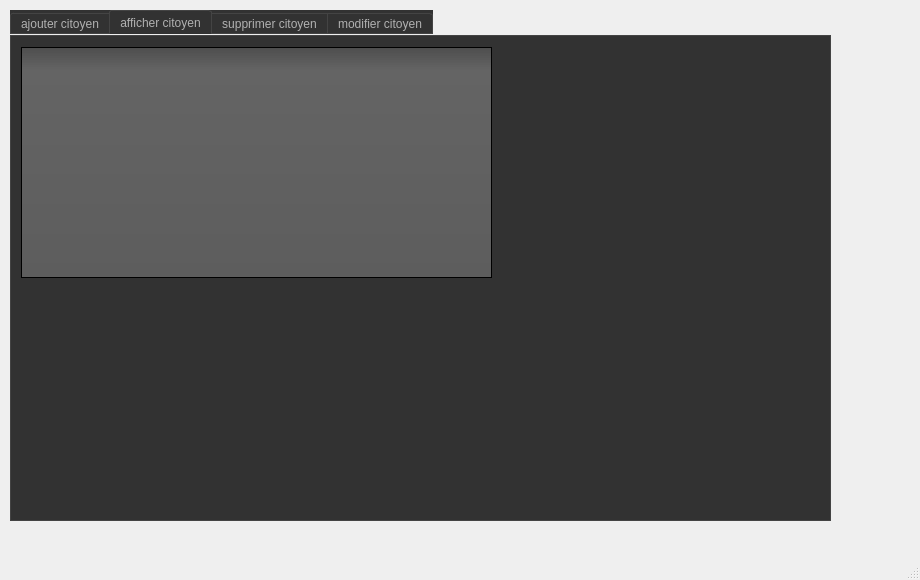
<?xml version="1.0" encoding="UTF-8"?>
<ui version="4.0">
 <class>MainWindow</class>
 <widget class="QMainWindow" name="MainWindow">
  <property name="geometry">
   <rect>
    <x>0</x>
    <y>0</y>
    <width>920</width>
    <height>580</height>
   </rect>
  </property>
  <property name="windowTitle">
   <string>Gestion des Clients</string>
  </property>
  <widget class="QWidget" name="centralWidget">
   <widget class="QTabWidget" name="le_numero_sup_">
    <property name="geometry">
     <rect>
      <x>10</x>
      <y>10</y>
      <width>821</width>
      <height>511</height>
     </rect>
    </property>
    <property name="styleSheet">
     <string notr="true">

QWidget
{
    color: #b1b1b1;
    background-color: #323232;
}

QWidget:item:hover
{
    background-color: QLinearGradient( x1: 0, y1: 0, x2: 0, y2: 1, stop: 0 #ffa02f, stop: 1 #ca0619);
    color: #000000;
}

QWidget:item:selected
{
    background-color: QLinearGradient( x1: 0, y1: 0, x2: 0, y2: 1, stop: 0 #ffa02f, stop: 1 #d7801a);
}

QMenuBar::item
{
    background: transparent;
}

QMenuBar::item:selected
{
    background: transparent;
    border: 1px solid #ffaa00;
}

QMenuBar::item:pressed
{
    background: #444;
    border: 1px solid #000;
    background-color: QLinearGradient(
        x1:0, y1:0,
        x2:0, y2:1,
        stop:1 #212121,
        stop:0.4 #343434/*,
        stop:0.2 #343434,
        stop:0.1 #ffaa00*/
    );
    margin-bottom:-1px;
    padding-bottom:1px;
}

QMenu
{
    border: 1px solid #000;
}

QMenu::item
{
    padding: 2px 20px 2px 20px;
}

QMenu::item:selected
{
    color: #000000;
}

QWidget:disabled
{
    color: #404040;
    background-color: #323232;
}

QAbstractItemView
{
    background-color: QLinearGradient( x1: 0, y1: 0, x2: 0, y2: 1, stop: 0 #4d4d4d, stop: 0.1 #646464, stop: 1 #5d5d5d);
}

QWidget:focus
{
    /*border: 2px solid QLinearGradient( x1: 0, y1: 0, x2: 0, y2: 1, stop: 0 #ffa02f, stop: 1 #d7801a);*/
}

QLineEdit
{
    background-color: QLinearGradient( x1: 0, y1: 0, x2: 0, y2: 1, stop: 0 #4d4d4d, stop: 0 #646464, stop: 1 #5d5d5d);
    padding: 1px;
    border-style: solid;
    border: 1px solid #1e1e1e;
    border-radius: 5;
}

QPushButton
{
    color: #b1b1b1;
    background-color: QLinearGradient( x1: 0, y1: 0, x2: 0, y2: 1, stop: 0 #565656, stop: 0.1 #525252, stop: 0.5 #4e4e4e, stop: 0.9 #4a4a4a, stop: 1 #464646);
    border-width: 1px;
    border-color: #1e1e1e;
    border-style: solid;
    border-radius: 6;
    padding: 3px;
    font-size: 12px;
    padding-left: 5px;
    padding-right: 5px;
}

QPushButton:pressed
{
    background-color: QLinearGradient( x1: 0, y1: 0, x2: 0, y2: 1, stop: 0 #2d2d2d, stop: 0.1 #2b2b2b, stop: 0.5 #292929, stop: 0.9 #282828, stop: 1 #252525);
}

QComboBox
{
    selection-background-color: #ffaa00;
    background-color: QLinearGradient( x1: 0, y1: 0, x2: 0, y2: 1, stop: 0 #565656, stop: 0.1 #525252, stop: 0.5 #4e4e4e, stop: 0.9 #4a4a4a, stop: 1 #464646);
    border-style: solid;
    border: 1px solid #1e1e1e;
    border-radius: 5;
}

QComboBox:hover,QPushButton:hover
{
    border: 2px solid QLinearGradient( x1: 0, y1: 0, x2: 0, y2: 1, stop: 0 #ffa02f, stop: 1 #d7801a);
}


QComboBox:on
{
    padding-top: 3px;
    padding-left: 4px;
    background-color: QLinearGradient( x1: 0, y1: 0, x2: 0, y2: 1, stop: 0 #2d2d2d, stop: 0.1 #2b2b2b, stop: 0.5 #292929, stop: 0.9 #282828, stop: 1 #252525);
    selection-background-color: #ffaa00;
}

QComboBox QAbstractItemView
{
    border: 2px solid darkgray;
    selection-background-color: QLinearGradient( x1: 0, y1: 0, x2: 0, y2: 1, stop: 0 #ffa02f, stop: 1 #d7801a);
}

QComboBox::drop-down
{
     subcontrol-origin: padding;
     subcontrol-position: top right;
     width: 15px;

     border-left-width: 0px;
     border-left-color: darkgray;
     border-left-style: solid; /* just a single line */
     border-top-right-radius: 3px; /* same radius as the QComboBox */
     border-bottom-right-radius: 3px;
 }

QComboBox::down-arrow
{
     image: url(:/down_arrow.png);
}

QGroupBox:focus
{
border: 2px solid QLinearGradient( x1: 0, y1: 0, x2: 0, y2: 1, stop: 0 #ffa02f, stop: 1 #d7801a);
}

QTextEdit:focus
{
    border: 2px solid QLinearGradient( x1: 0, y1: 0, x2: 0, y2: 1, stop: 0 #ffa02f, stop: 1 #d7801a);
}

QScrollBar:horizontal {
     border: 1px solid #222222;
     background: QLinearGradient( x1: 0, y1: 0, x2: 0, y2: 1, stop: 0.0 #121212, stop: 0.2 #282828, stop: 1 #484848);
     height: 7px;
     margin: 0px 16px 0 16px;
}

QScrollBar::handle:horizontal
{
      background: QLinearGradient( x1: 0, y1: 0, x2: 1, y2: 0, stop: 0 #ffa02f, stop: 0.5 #d7801a, stop: 1 #ffa02f);
      min-height: 20px;
      border-radius: 2px;
}

QScrollBar::add-line:horizontal {
      border: 1px solid #1b1b19;
      border-radius: 2px;
      background: QLinearGradient( x1: 0, y1: 0, x2: 1, y2: 0, stop: 0 #ffa02f, stop: 1 #d7801a);
      width: 14px;
      subcontrol-position: right;
      subcontrol-origin: margin;
}

QScrollBar::sub-line:horizontal {
      border: 1px solid #1b1b19;
      border-radius: 2px;
      background: QLinearGradient( x1: 0, y1: 0, x2: 1, y2: 0, stop: 0 #ffa02f, stop: 1 #d7801a);
      width: 14px;
     subcontrol-position: left;
     subcontrol-origin: margin;
}

QScrollBar::right-arrow:horizontal, QScrollBar::left-arrow:horizontal
{
      border: 1px solid black;
      width: 1px;
      height: 1px;
      background: white;
}

QScrollBar::add-page:horizontal, QScrollBar::sub-page:horizontal
{
      background: none;
}

QScrollBar:vertical
{
      background: QLinearGradient( x1: 0, y1: 0, x2: 1, y2: 0, stop: 0.0 #121212, stop: 0.2 #282828, stop: 1 #484848);
      width: 7px;
      margin: 16px 0 16px 0;
      border: 1px solid #222222;
}

QScrollBar::handle:vertical
{
      background: QLinearGradient( x1: 0, y1: 0, x2: 0, y2: 1, stop: 0 #ffa02f, stop: 0.5 #d7801a, stop: 1 #ffa02f);
      min-height: 20px;
      border-radius: 2px;
}

QScrollBar::add-line:vertical
{
      border: 1px solid #1b1b19;
      border-radius: 2px;
      background: QLinearGradient( x1: 0, y1: 0, x2: 0, y2: 1, stop: 0 #ffa02f, stop: 1 #d7801a);
      height: 14px;
      subcontrol-position: bottom;
      subcontrol-origin: margin;
}

QScrollBar::sub-line:vertical
{
      border: 1px solid #1b1b19;
      border-radius: 2px;
      background: QLinearGradient( x1: 0, y1: 0, x2: 0, y2: 1, stop: 0 #d7801a, stop: 1 #ffa02f);
      height: 14px;
      subcontrol-position: top;
      subcontrol-origin: margin;
}

QScrollBar::up-arrow:vertical, QScrollBar::down-arrow:vertical
{
      border: 1px solid black;
      width: 1px;
      height: 1px;
      background: white;
}


QScrollBar::add-page:vertical, QScrollBar::sub-page:vertical
{
      background: none;
}

QTextEdit
{
    background-color: #242424;
}

QPlainTextEdit
{
    background-color: #242424;
}

QHeaderView::section
{
    background-color: QLinearGradient(x1:0, y1:0, x2:0, y2:1, stop:0 #616161, stop: 0.5 #505050, stop: 0.6 #434343, stop:1 #656565);
    color: white;
    padding-left: 4px;
    border: 1px solid #6c6c6c;
}

QCheckBox:disabled
{
color: #414141;
}

QDockWidget::title
{
    text-align: center;
    spacing: 3px; /* spacing between items in the tool bar */
    background-color: QLinearGradient(x1:0, y1:0, x2:0, y2:1, stop:0 #323232, stop: 0.5 #242424, stop:1 #323232);
}

QDockWidget::close-button, QDockWidget::float-button
{
    text-align: center;
    spacing: 1px; /* spacing between items in the tool bar */
    background-color: QLinearGradient(x1:0, y1:0, x2:0, y2:1, stop:0 #323232, stop: 0.5 #242424, stop:1 #323232);
}

QDockWidget::close-button:hover, QDockWidget::float-button:hover
{
    background: #242424;
}

QDockWidget::close-button:pressed, QDockWidget::float-button:pressed
{
    padding: 1px -1px -1px 1px;
}

QMainWindow::separator
{
    background-color: QLinearGradient(x1:0, y1:0, x2:0, y2:1, stop:0 #161616, stop: 0.5 #151515, stop: 0.6 #212121, stop:1 #343434);
    color: white;
    padding-left: 4px;
    border: 1px solid #4c4c4c;
    spacing: 3px; /* spacing between items in the tool bar */
}

QMainWindow::separator:hover
{

    background-color: QLinearGradient(x1:0, y1:0, x2:0, y2:1, stop:0 #d7801a, stop:0.5 #b56c17 stop:1 #ffa02f);
    color: white;
    padding-left: 4px;
    border: 1px solid #6c6c6c;
    spacing: 3px; /* spacing between items in the tool bar */
}

QToolBar::handle
{
     spacing: 3px; /* spacing between items in the tool bar */
     background: url(:/images/handle.png);
}

QMenu::separator
{
    height: 2px;
    background-color: QLinearGradient(x1:0, y1:0, x2:0, y2:1, stop:0 #161616, stop: 0.5 #151515, stop: 0.6 #212121, stop:1 #343434);
    color: white;
    padding-left: 4px;
    margin-left: 10px;
    margin-right: 5px;
}

QProgressBar
{
    border: 2px solid grey;
    border-radius: 5px;
    text-align: center;
}

QProgressBar::chunk
{
    background-color: #d7801a;
    width: 2.15px;
    margin: 0.5px;
}

QTabBar::tab {
    color: #b1b1b1;
    border: 1px solid #444;
    border-bottom-style: none;
    background-color: #323232;
    padding-left: 10px;
    padding-right: 10px;
    padding-top: 3px;
    padding-bottom: 2px;
    margin-right: -1px;
}

QTabWidget::pane {
    border: 1px solid #444;
    top: 1px;
}

QTabBar::tab:last
{
    margin-right: 0; /* the last selected tab has nothing to overlap with on the right */
    border-top-right-radius: 3px;
}

QTabBar::tab:first:!selected
{
 margin-left: 0px; /* the last selected tab has nothing to overlap with on the right */


    border-top-left-radius: 3px;
}

QTabBar::tab:!selected
{
    color: #b1b1b1;
    border-bottom-style: solid;
    margin-top: 3px;
    background-color: QLinearGradient(x1:0, y1:0, x2:0, y2:1, stop:1 #212121, stop:.4 #343434);
}

QTabBar::tab:selected
{
    border-top-left-radius: 3px;
    border-top-right-radius: 3px;
    margin-bottom: 0px;
}

QTabBar::tab:!selected:hover
{
    /*border-top: 2px solid #ffaa00;
    padding-bottom: 3px;*/
    border-top-left-radius: 3px;
    border-top-right-radius: 3px;
    background-color: QLinearGradient(x1:0, y1:0, x2:0, y2:1, stop:1 #212121, stop:0.4 #343434, stop:0.2 #343434, stop:0.1 #ffaa00);
}

QRadioButton::indicator:checked, QRadioButton::indicator:unchecked{
    color: #b1b1b1;
    background-color: #323232;
    border: 1px solid #b1b1b1;
    border-radius: 6px;
}

QRadioButton::indicator:checked
{
    background-color: qradialgradient(
        cx: 0.5, cy: 0.5,
        fx: 0.5, fy: 0.5,
        radius: 1.0,
        stop: 0.25 #ffaa00,
        stop: 0.3 #323232
    );
}

QCheckBox::indicator{
    color: #b1b1b1;
    background-color: #323232;
    border: 1px solid #b1b1b1;
    width: 9px;
    height: 9px;
}

QRadioButton::indicator
{
    border-radius: 6px;
}

QRadioButton::indicator:hover, QCheckBox::indicator:hover
{
    border: 1px solid #ffaa00;
}

QCheckBox::indicator:checked
{
    image:url(:/images/checkbox.png);
}

QCheckBox::indicator:disabled, QRadioButton::indicator:disabled
{
    border: 1px solid #444;
}
</string>
    </property>
    <property name="currentIndex">
     <number>1</number>
    </property>
    <widget class="QWidget" name="tab">
     <attribute name="title">
      <string>ajouter citoyen</string>
     </attribute>
     <widget class="QGroupBox" name="groupBox">
      <property name="geometry">
       <rect>
        <x>10</x>
        <y>10</y>
        <width>451</width>
        <height>221</height>
       </rect>
      </property>
      <property name="styleSheet">
       <string notr="true">

QWidget
{
    color: #b1b1b1;
    background-color: #323232;
}

QWidget:item:hover
{
    background-color: QLinearGradient( x1: 0, y1: 0, x2: 0, y2: 1, stop: 0 #ffa02f, stop: 1 #ca0619);
    color: #000000;
}

QWidget:item:selected
{
    background-color: QLinearGradient( x1: 0, y1: 0, x2: 0, y2: 1, stop: 0 #ffa02f, stop: 1 #d7801a);
}

QMenuBar::item
{
    background: transparent;
}

QMenuBar::item:selected
{
    background: transparent;
    border: 1px solid #ffaa00;
}

QMenuBar::item:pressed
{
    background: #444;
    border: 1px solid #000;
    background-color: QLinearGradient(
        x1:0, y1:0,
        x2:0, y2:1,
        stop:1 #212121,
        stop:0.4 #343434/*,
        stop:0.2 #343434,
        stop:0.1 #ffaa00*/
    );
    margin-bottom:-1px;
    padding-bottom:1px;
}

QMenu
{
    border: 1px solid #000;
}

QMenu::item
{
    padding: 2px 20px 2px 20px;
}

QMenu::item:selected
{
    color: #000000;
}

QWidget:disabled
{
    color: #404040;
    background-color: #323232;
}

QAbstractItemView
{
    background-color: QLinearGradient( x1: 0, y1: 0, x2: 0, y2: 1, stop: 0 #4d4d4d, stop: 0.1 #646464, stop: 1 #5d5d5d);
}

QWidget:focus
{
    /*border: 2px solid QLinearGradient( x1: 0, y1: 0, x2: 0, y2: 1, stop: 0 #ffa02f, stop: 1 #d7801a);*/
}

QLineEdit
{
    background-color: QLinearGradient( x1: 0, y1: 0, x2: 0, y2: 1, stop: 0 #4d4d4d, stop: 0 #646464, stop: 1 #5d5d5d);
    padding: 1px;
    border-style: solid;
    border: 1px solid #1e1e1e;
    border-radius: 5;
}

QPushButton
{
    color: #b1b1b1;
    background-color: QLinearGradient( x1: 0, y1: 0, x2: 0, y2: 1, stop: 0 #565656, stop: 0.1 #525252, stop: 0.5 #4e4e4e, stop: 0.9 #4a4a4a, stop: 1 #464646);
    border-width: 1px;
    border-color: #1e1e1e;
    border-style: solid;
    border-radius: 6;
    padding: 3px;
    font-size: 12px;
    padding-left: 5px;
    padding-right: 5px;
}

QPushButton:pressed
{
    background-color: QLinearGradient( x1: 0, y1: 0, x2: 0, y2: 1, stop: 0 #2d2d2d, stop: 0.1 #2b2b2b, stop: 0.5 #292929, stop: 0.9 #282828, stop: 1 #252525);
}

QComboBox
{
    selection-background-color: #ffaa00;
    background-color: QLinearGradient( x1: 0, y1: 0, x2: 0, y2: 1, stop: 0 #565656, stop: 0.1 #525252, stop: 0.5 #4e4e4e, stop: 0.9 #4a4a4a, stop: 1 #464646);
    border-style: solid;
    border: 1px solid #1e1e1e;
    border-radius: 5;
}

QComboBox:hover,QPushButton:hover
{
    border: 2px solid QLinearGradient( x1: 0, y1: 0, x2: 0, y2: 1, stop: 0 #ffa02f, stop: 1 #d7801a);
}


QComboBox:on
{
    padding-top: 3px;
    padding-left: 4px;
    background-color: QLinearGradient( x1: 0, y1: 0, x2: 0, y2: 1, stop: 0 #2d2d2d, stop: 0.1 #2b2b2b, stop: 0.5 #292929, stop: 0.9 #282828, stop: 1 #252525);
    selection-background-color: #ffaa00;
}

QComboBox QAbstractItemView
{
    border: 2px solid darkgray;
    selection-background-color: QLinearGradient( x1: 0, y1: 0, x2: 0, y2: 1, stop: 0 #ffa02f, stop: 1 #d7801a);
}

QComboBox::drop-down
{
     subcontrol-origin: padding;
     subcontrol-position: top right;
     width: 15px;

     border-left-width: 0px;
     border-left-color: darkgray;
     border-left-style: solid; /* just a single line */
     border-top-right-radius: 3px; /* same radius as the QComboBox */
     border-bottom-right-radius: 3px;
 }

QComboBox::down-arrow
{
     image: url(:/down_arrow.png);
}

QGroupBox:focus
{
border: 2px solid QLinearGradient( x1: 0, y1: 0, x2: 0, y2: 1, stop: 0 #ffa02f, stop: 1 #d7801a);
}

QTextEdit:focus
{
    border: 2px solid QLinearGradient( x1: 0, y1: 0, x2: 0, y2: 1, stop: 0 #ffa02f, stop: 1 #d7801a);
}

QScrollBar:horizontal {
     border: 1px solid #222222;
     background: QLinearGradient( x1: 0, y1: 0, x2: 0, y2: 1, stop: 0.0 #121212, stop: 0.2 #282828, stop: 1 #484848);
     height: 7px;
     margin: 0px 16px 0 16px;
}

QScrollBar::handle:horizontal
{
      background: QLinearGradient( x1: 0, y1: 0, x2: 1, y2: 0, stop: 0 #ffa02f, stop: 0.5 #d7801a, stop: 1 #ffa02f);
      min-height: 20px;
      border-radius: 2px;
}

QScrollBar::add-line:horizontal {
      border: 1px solid #1b1b19;
      border-radius: 2px;
      background: QLinearGradient( x1: 0, y1: 0, x2: 1, y2: 0, stop: 0 #ffa02f, stop: 1 #d7801a);
      width: 14px;
      subcontrol-position: right;
      subcontrol-origin: margin;
}

QScrollBar::sub-line:horizontal {
      border: 1px solid #1b1b19;
      border-radius: 2px;
      background: QLinearGradient( x1: 0, y1: 0, x2: 1, y2: 0, stop: 0 #ffa02f, stop: 1 #d7801a);
      width: 14px;
     subcontrol-position: left;
     subcontrol-origin: margin;
}

QScrollBar::right-arrow:horizontal, QScrollBar::left-arrow:horizontal
{
      border: 1px solid black;
      width: 1px;
      height: 1px;
      background: white;
}

QScrollBar::add-page:horizontal, QScrollBar::sub-page:horizontal
{
      background: none;
}

QScrollBar:vertical
{
      background: QLinearGradient( x1: 0, y1: 0, x2: 1, y2: 0, stop: 0.0 #121212, stop: 0.2 #282828, stop: 1 #484848);
      width: 7px;
      margin: 16px 0 16px 0;
      border: 1px solid #222222;
}

QScrollBar::handle:vertical
{
      background: QLinearGradient( x1: 0, y1: 0, x2: 0, y2: 1, stop: 0 #ffa02f, stop: 0.5 #d7801a, stop: 1 #ffa02f);
      min-height: 20px;
      border-radius: 2px;
}

QScrollBar::add-line:vertical
{
      border: 1px solid #1b1b19;
      border-radius: 2px;
      background: QLinearGradient( x1: 0, y1: 0, x2: 0, y2: 1, stop: 0 #ffa02f, stop: 1 #d7801a);
      height: 14px;
      subcontrol-position: bottom;
      subcontrol-origin: margin;
}

QScrollBar::sub-line:vertical
{
      border: 1px solid #1b1b19;
      border-radius: 2px;
      background: QLinearGradient( x1: 0, y1: 0, x2: 0, y2: 1, stop: 0 #d7801a, stop: 1 #ffa02f);
      height: 14px;
      subcontrol-position: top;
      subcontrol-origin: margin;
}

QScrollBar::up-arrow:vertical, QScrollBar::down-arrow:vertical
{
      border: 1px solid black;
      width: 1px;
      height: 1px;
      background: white;
}


QScrollBar::add-page:vertical, QScrollBar::sub-page:vertical
{
      background: none;
}

QTextEdit
{
    background-color: #242424;
}

QPlainTextEdit
{
    background-color: #242424;
}

QHeaderView::section
{
    background-color: QLinearGradient(x1:0, y1:0, x2:0, y2:1, stop:0 #616161, stop: 0.5 #505050, stop: 0.6 #434343, stop:1 #656565);
    color: white;
    padding-left: 4px;
    border: 1px solid #6c6c6c;
}

QCheckBox:disabled
{
color: #414141;
}

QDockWidget::title
{
    text-align: center;
    spacing: 3px; /* spacing between items in the tool bar */
    background-color: QLinearGradient(x1:0, y1:0, x2:0, y2:1, stop:0 #323232, stop: 0.5 #242424, stop:1 #323232);
}

QDockWidget::close-button, QDockWidget::float-button
{
    text-align: center;
    spacing: 1px; /* spacing between items in the tool bar */
    background-color: QLinearGradient(x1:0, y1:0, x2:0, y2:1, stop:0 #323232, stop: 0.5 #242424, stop:1 #323232);
}

QDockWidget::close-button:hover, QDockWidget::float-button:hover
{
    background: #242424;
}

QDockWidget::close-button:pressed, QDockWidget::float-button:pressed
{
    padding: 1px -1px -1px 1px;
}

QMainWindow::separator
{
    background-color: QLinearGradient(x1:0, y1:0, x2:0, y2:1, stop:0 #161616, stop: 0.5 #151515, stop: 0.6 #212121, stop:1 #343434);
    color: white;
    padding-left: 4px;
    border: 1px solid #4c4c4c;
    spacing: 3px; /* spacing between items in the tool bar */
}

QMainWindow::separator:hover
{

    background-color: QLinearGradient(x1:0, y1:0, x2:0, y2:1, stop:0 #d7801a, stop:0.5 #b56c17 stop:1 #ffa02f);
    color: white;
    padding-left: 4px;
    border: 1px solid #6c6c6c;
    spacing: 3px; /* spacing between items in the tool bar */
}

QToolBar::handle
{
     spacing: 3px; /* spacing between items in the tool bar */
     background: url(:/images/handle.png);
}

QMenu::separator
{
    height: 2px;
    background-color: QLinearGradient(x1:0, y1:0, x2:0, y2:1, stop:0 #161616, stop: 0.5 #151515, stop: 0.6 #212121, stop:1 #343434);
    color: white;
    padding-left: 4px;
    margin-left: 10px;
    margin-right: 5px;
}

QProgressBar
{
    border: 2px solid grey;
    border-radius: 5px;
    text-align: center;
}

QProgressBar::chunk
{
    background-color: #d7801a;
    width: 2.15px;
    margin: 0.5px;
}

QTabBar::tab {
    color: #b1b1b1;
    border: 1px solid #444;
    border-bottom-style: none;
    background-color: #323232;
    padding-left: 10px;
    padding-right: 10px;
    padding-top: 3px;
    padding-bottom: 2px;
    margin-right: -1px;
}

QTabWidget::pane {
    border: 1px solid #444;
    top: 1px;
}

QTabBar::tab:last
{
    margin-right: 0; /* the last selected tab has nothing to overlap with on the right */
    border-top-right-radius: 3px;
}

QTabBar::tab:first:!selected
{
 margin-left: 0px; /* the last selected tab has nothing to overlap with on the right */


    border-top-left-radius: 3px;
}

QTabBar::tab:!selected
{
    color: #b1b1b1;
    border-bottom-style: solid;
    margin-top: 3px;
    background-color: QLinearGradient(x1:0, y1:0, x2:0, y2:1, stop:1 #212121, stop:.4 #343434);
}

QTabBar::tab:selected
{
    border-top-left-radius: 3px;
    border-top-right-radius: 3px;
    margin-bottom: 0px;
}

QTabBar::tab:!selected:hover
{
    /*border-top: 2px solid #ffaa00;
    padding-bottom: 3px;*/
    border-top-left-radius: 3px;
    border-top-right-radius: 3px;
    background-color: QLinearGradient(x1:0, y1:0, x2:0, y2:1, stop:1 #212121, stop:0.4 #343434, stop:0.2 #343434, stop:0.1 #ffaa00);
}

QRadioButton::indicator:checked, QRadioButton::indicator:unchecked{
    color: #b1b1b1;
    background-color: #323232;
    border: 1px solid #b1b1b1;
    border-radius: 6px;
}

QRadioButton::indicator:checked
{
    background-color: qradialgradient(
        cx: 0.5, cy: 0.5,
        fx: 0.5, fy: 0.5,
        radius: 1.0,
        stop: 0.25 #ffaa00,
        stop: 0.3 #323232
    );
}

QCheckBox::indicator{
    color: #b1b1b1;
    background-color: #323232;
    border: 1px solid #b1b1b1;
    width: 9px;
    height: 9px;
}

QRadioButton::indicator
{
    border-radius: 6px;
}

QRadioButton::indicator:hover, QCheckBox::indicator:hover
{
    border: 1px solid #ffaa00;
}

QCheckBox::indicator:checked
{
    image:url(:/images/checkbox.png);
}

QCheckBox::indicator:disabled, QRadioButton::indicator:disabled
{
    border: 1px solid #444;
}
</string>
      </property>
      <property name="title">
       <string>Ajout</string>
      </property>
      <widget class="QLabel" name="label">
       <property name="geometry">
        <rect>
         <x>50</x>
         <y>50</y>
         <width>47</width>
         <height>13</height>
        </rect>
       </property>
       <property name="text">
        <string>numero</string>
       </property>
      </widget>
      <widget class="QLabel" name="label_2">
       <property name="geometry">
        <rect>
         <x>50</x>
         <y>110</y>
         <width>47</width>
         <height>13</height>
        </rect>
       </property>
       <property name="text">
        <string>nom</string>
       </property>
      </widget>
      <widget class="QLabel" name="label_3">
       <property name="geometry">
        <rect>
         <x>50</x>
         <y>170</y>
         <width>47</width>
         <height>13</height>
        </rect>
       </property>
       <property name="text">
        <string>prenom</string>
       </property>
      </widget>
      <widget class="QLineEdit" name="le_numero">
       <property name="geometry">
        <rect>
         <x>160</x>
         <y>50</y>
         <width>113</width>
         <height>20</height>
        </rect>
       </property>
      </widget>
      <widget class="QLineEdit" name="le_nom">
       <property name="geometry">
        <rect>
         <x>160</x>
         <y>110</y>
         <width>113</width>
         <height>20</height>
        </rect>
       </property>
      </widget>
      <widget class="QLineEdit" name="le_prenom">
       <property name="geometry">
        <rect>
         <x>160</x>
         <y>170</y>
         <width>113</width>
         <height>20</height>
        </rect>
       </property>
      </widget>
      <widget class="QPushButton" name="pb_ajouter">
       <property name="geometry">
        <rect>
         <x>330</x>
         <y>130</y>
         <width>62</width>
         <height>21</height>
        </rect>
       </property>
       <property name="styleSheet">
        <string notr="true">QPushButton#login_button {
font: 75 10pt &quot;Microsoft YaHei UI&quot;;
font-weight: bold;
color: rgb(255, 255, 255);
background-color: qlineargradient(spread:pad, x1:0, y1:0, x2:1, y2:0, stop:0 rgb(61, 217, 245), stop:1 rgb(240, 53, 218));
border-style: solid;
border-radius:21px;
}</string>
       </property>
       <property name="text">
        <string>Ajouter</string>
       </property>
      </widget>
     </widget>
    </widget>
    <widget class="QWidget" name="tab_2">
     <attribute name="title">
      <string>afficher citoyen</string>
     </attribute>
     <widget class="QTableView" name="tab_citoyen">
      <property name="geometry">
       <rect>
        <x>10</x>
        <y>11</y>
        <width>471</width>
        <height>231</height>
       </rect>
      </property>
      <property name="styleSheet">
       <string notr="true">background: QLinearGradient(x1: 0, y1: 0, x2: 0, y2: 1, stop: 0 #eef, stop: 1 #ccf);
QLineEdit {
padding: 1px;
border-style: solid;
border: 2px solid gray;
border-radius: 8px;
}

background: QLinearGradient(x1: 0, y1: 0, x2: 0, y2: 1, stop: 0 #eef, stop: 1 #ccf);
QPushButton {
color: white;
background-color: QLinearGradient( x1: 0, y1: 0, x2: 0, y2: 1, stop: 0 #88d, stop: 0.1 #99e, stop: 0.49 #77c, stop: 0.5 #66b, stop: 1 #77c);
border-width: 1px;
border-color: #339;
border-style: solid;
border-radius: 7;
padding: 3px;
font-size: 10px;
padding-left: 5px;
padding-right: 5px;
min-width: 50px;
max-width: 50px;
min-height: 13px;
max-height: 13px;
}
QLabel {
font-weight: bold;
font-size: 10px;
}</string>
      </property>
     </widget>
    </widget>
    <widget class="QWidget" name="tab_3">
     <attribute name="title">
      <string>supprimer citoyen</string>
     </attribute>
     <widget class="QLabel" name="label_4">
      <property name="geometry">
       <rect>
        <x>40</x>
        <y>50</y>
        <width>61</width>
        <height>41</height>
       </rect>
      </property>
      <property name="text">
       <string>Numero</string>
      </property>
     </widget>
     <widget class="QLineEdit" name="le_numero_sup">
      <property name="geometry">
       <rect>
        <x>190</x>
        <y>60</y>
        <width>113</width>
        <height>20</height>
       </rect>
      </property>
     </widget>
     <widget class="QPushButton" name="pb_supprimer">
      <property name="geometry">
       <rect>
        <x>210</x>
        <y>150</y>
        <width>62</width>
        <height>21</height>
       </rect>
      </property>
      <property name="styleSheet">
       <string notr="true">QPushButton#login_button {
font: 75 10pt &quot;Microsoft YaHei UI&quot;;
font-weight: bold;
color: rgb(255, 255, 255);
background-color: qlineargradient(spread:pad, x1:0, y1:0, x2:1, y2:0, stop:0 rgb(61, 217, 245), stop:1 rgb(240, 53, 218));
border-style: solid;
border-radius:21px;
}</string>
      </property>
      <property name="text">
       <string>supprimer</string>
      </property>
     </widget>
    </widget>
    <widget class="QWidget" name="tab_4">
     <attribute name="title">
      <string>modifier citoyen</string>
     </attribute>
    </widget>
   </widget>
  </widget>
  <widget class="QStatusBar" name="statusBar"/>
  <widget class="QMenuBar" name="menuBar">
   <property name="geometry">
    <rect>
     <x>0</x>
     <y>0</y>
     <width>920</width>
     <height>21</height>
    </rect>
   </property>
  </widget>
 </widget>
 <layoutdefault spacing="6" margin="11"/>
 <resources/>
 <connections/>
</ui>
